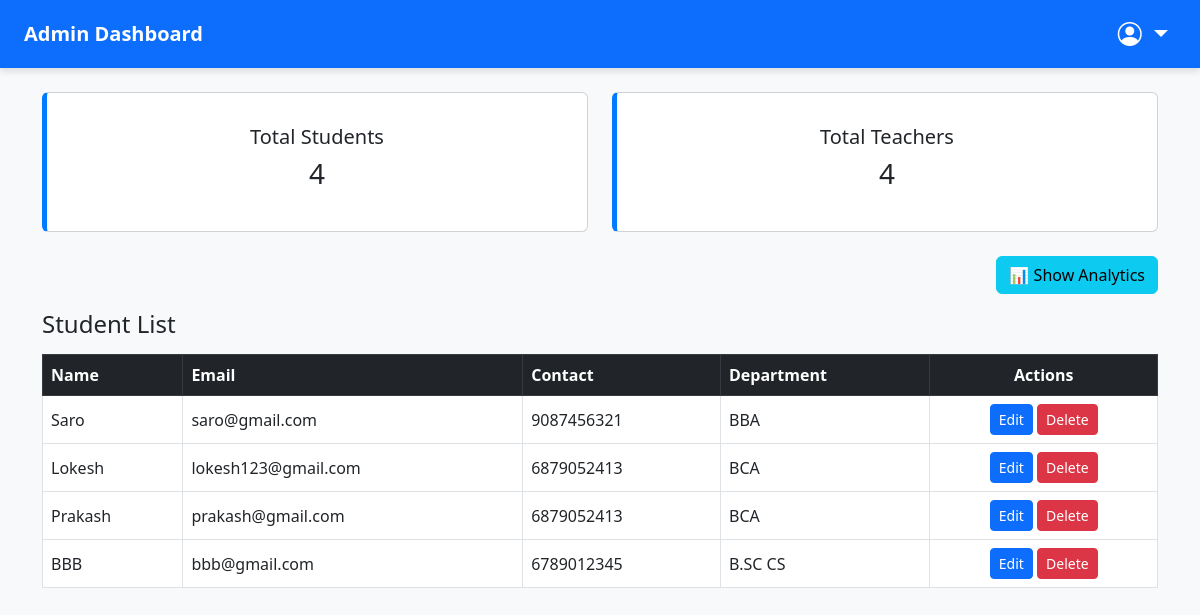
The app's page /dashboard/ (signed in) with its own data.
### main/models.py (models this page shows, shortened)
class Student(models.Model):
    user = models.OneToOneField(User, on_delete=models.CASCADE, null=True, blank=True)
    name = models.CharField(max_length=100)
    dob = models.DateField()
    contact = models.CharField(max_length=15)
    email = models.EmailField(unique=True)
    department = models.CharField(max_length=100)
    password = models.CharField(max_length=100)
    courses = models.ManyToManyField('Course') # ✅ ADD THIS LINE

### main/views.py (the view)
# urls.py: path('dashboard/', views.admin_dashboard, name='admin_dashboard'),
@login_required
def admin_dashboard(request):
    students = Student.objects.all()
    teachers = Teacher.objects.all()
    student_dept_counts = students.values('department').annotate(count=Count('department'))
    teacher_dept_counts = teachers.values('department').annotate(count=Count('department'))
    teacher_dept = teachers
    return render(request, 'main/admin_dashboard.html', {
        'students': students,
        'teachers': teachers,
        'teacher_dept':teacher_dept,
        'student_dept_counts': student_dept_counts,
        'teacher_dept_counts': teacher_dept_counts,
    })

### main/templates/main/admin_dashboard.html (shortened to what this page needs)
{% load static %}
<!DOCTYPE html>
<html lang="en">
<head>
  <link href="https://cdn.jsdelivr.net/npm/bootstrap@5.3.0/dist/css/bootstrap.min.css" rel="stylesheet">
  <link href="https://cdn.jsdelivr.net/npm/bootstrap-icons@1.10.5/font/bootstrap-icons.css" rel="stylesheet">
</head>
<body>
  <nav class="navbar navbar-expand-lg navbar-dark bg-primary px-4">
    <a class="navbar-brand fw-bold" href="#">Admin Dashboard</a>
    <ul class="navbar-nav ms-auto">
      <li class="nav-item dropdown">
        <a class="nav-link dropdown-toggle text-white fs-4" href="#" role="button" data-bs-toggle="dropdown"
          aria-expanded="false">
          <i class="bi bi-person-circle"></i>
        </a>
      </li>
    </ul>
  </nav>
  <div class="container mt-4">
    <div class="row mb-4">
      <div class="col-md-6">
        <div class="card card-clickable card-summary text-center p-3" onclick="showSection('students')">
          <div class="card-body">
            <h5 class="card-title">Total Students</h5>
            <h3>{{ students|length }}</h3>
          </div>
        </div>
      </div>
      <div class="col-md-6">
        <div class="card card-clickable card-summary text-center p-3" onclick="showSection('teachers')">
          <div class="card-body">
            <h5 class="card-title">Total Teachers</h5>
            <h3>{{ teachers|length }}</h3>
          </div>
        </div>
      </div>
    </div>
    <div class="text-end mb-3">
      <button class="btn btn-info" onclick="showSection('analytics')">📊 Show Analytics</button>
    </div>
    <div id="students" class="section active">
      <h4 class="mt-3">Student List</h4>
      <table class="table table-hover table-bordered align-middle mt-3">
        <thead class="table-dark">
          <tr>
            <th>Name</th>
            <th>Email</th>
            <th>Contact</th>
            <th>Department</th>
            <th class="text-center">Actions</th>
          </tr>
        </thead>
        <tbody>
          {% for student in students %}
          <tr>
            <td>{{ student.name }}</td>
            <td>{{ student.email }}</td>
            <td>{{ student.contact }}</td>
            <td>{{ student.department }}</td>
            <td class="text-center">
              <a href="{% url 'edit_student' student.id %}" class="btn btn-sm btn-primary">Edit</a>
              <a href="{% url 'delete_student' student.id %}" class="btn btn-sm btn-danger">Delete</a>
            </td>
          </tr>
          {% empty %}
          <tr>
            <td colspan="5" class="text-center text-muted">No students found.</td>
          </tr>
          {% endfor %}
        </tbody>
      </table>
    </div>
  </div>
</body>
</html>

### main/templates/main/admin_dashboard.html (style rules this page uses)
body { background-color: #f8f9fa; }
.navbar { box-shadow: 0 4px 6px rgba(0, 0, 0, 0.1); }
.card-clickable { cursor: pointer; transition: 0.3s; }
.section { display: none; }
.section.active { display: block; }
.card-summary { border-left: 5px solid #007bff; }

### records on screen
Student: name "Saro", email "saro@gmail.com", contact "9087456321", department "BBA"
Student: name "Lokesh", email "lokesh123@gmail.com", contact "6879052413", department "BCA"
Student: name "Prakash", email "prakash@gmail.com", contact "6879052413", department "BCA"
Student: name "BBB", email "bbb@gmail.com", contact "6789012345", department "B.SC CS"

### other values on screen
{{ students|length }} "4"
{{ teachers|length }} "4"
